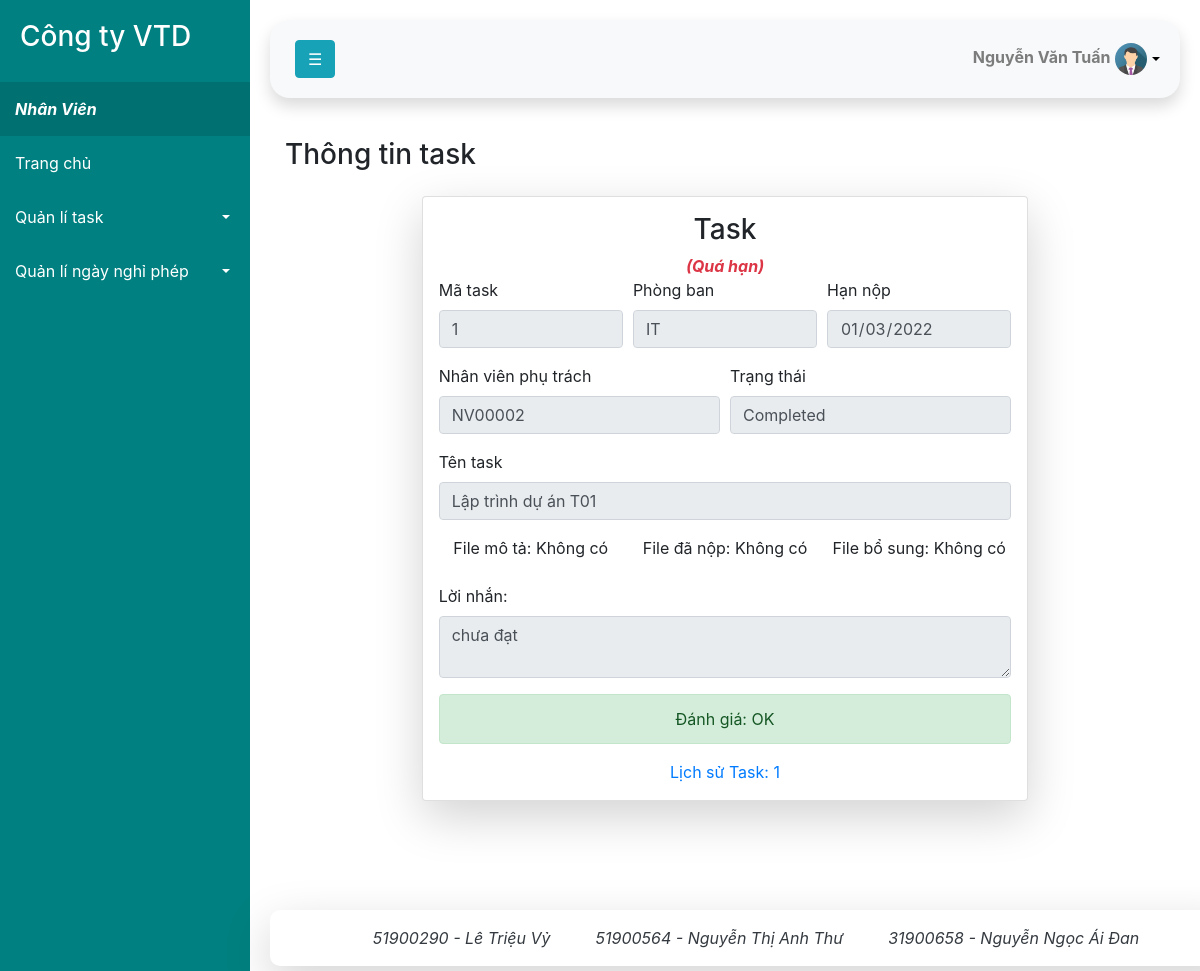
The app's page /quanly_task/task_action_nhanvien.php?task_id_detail=1 (signed in) with its own data.
### tables this page shows
CREATE TABLE `nhanvien` (
  `manv` varchar(50) NOT NULL,
  `username` varchar(50) NOT NULL,
  `password` varchar(500) NOT NULL,
  `tennv` varchar(128) NOT NULL,
  `loainv` varchar(100) NOT NULL,
  `tenphongban` varchar(128) DEFAULT NULL,
  `avt` varchar(500) NOT NULL DEFAULT 'avatar.png',
  `songaynghi` int(11) NOT NULL
);

CREATE TABLE `task` (
  `task_id` int(11) NOT NULL,
  `tentask` varchar(500) NOT NULL,
  `nhanvien_id` varchar(50) NOT NULL,
  `tenphongban` varchar(50) NOT NULL,
  `deadline` date DEFAULT NULL,
  `file_mota` varchar(500) DEFAULT NULL,
  `file_nop` varchar(500) DEFAULT NULL,
  `file_bosung` varchar(500) DEFAULT NULL,
  `trangthai` varchar(50) NOT NULL DEFAULT 'New',
  `uutien` int(11) NOT NULL DEFAULT '1',
  `late` int(11) NOT NULL DEFAULT '0',
  `completion_level` varchar(5) DEFAULT NULL
);

CREATE TABLE `history_submit` (
  `history_id` int(11) NOT NULL,
  `task_id` int(11) NOT NULL,
  `comment` varchar(5000) DEFAULT NULL,
  `trangthai` varchar(50) NOT NULL DEFAULT 'New',
  `file_submit` varchar(500) DEFAULT NULL,
  `date` date DEFAULT NULL
);

### www/db.php (called while the page is built, shortened)
<?php
    function open_database()
    {
        $host = 'mysql-server';
        $user = 'root';
        $pass = 'root';
        $dbname = 'nhanvien';
        $con = mysqli_connect($host, $user, $pass, $dbname);
        return $con;
    }
    function update_loainv()
    {
        $con = open_database();
        $username=$_SESSION['username'];
        $query = "select * from `nhanvien` WHERE username = '$username'";
        $results = mysqli_query($con, $query);
        $count= mysqli_num_rows($results);
        if($count==1)
        {
            $loainv=$results->fetch_assoc()['loainv'];
        }
        return $loainv;
    }
?>

### www/quanly_task/task_action_nhanvien.php (the view, shortened to what this page needs)
<?php
include_once('../db.php');
if(isset($_GET['task_id_detail']))
{
    $task_id="";
    $task_name="";
    $nhanvien_id="";
    $deadline ="";
    $trangthai="";
    $tenphongban = "";
    $file_mota_path="";
    $file_mota = "";
    $file_nop_path="";
    $file_nop = "";
    $file_bosung_path="";
    $file_bosung = "";
    $completion_level = "";
    $comment="";
    $late="";
    $task_id_detail=$_GET['task_id_detail'];
    $con = open_database();
    if(!empty($task_id_detail) && is_numeric($task_id_detail))
    {
        $query = "SELECT * FROM task WHERE task_id=
                            '$task_id_detail'";
        $results = mysqli_query($con, $query);
        if($results==null)
        {
            $error="Lỗi thực thi SQL khi lấy dữ liệu task";
        }
        else
        {
            $count= mysqli_num_rows($results);
            if($count==1)
            {
                $data= $results->fetch_assoc();
                $task_id=$data['task_id'];
                $task_name=$data['tentask'];
                $nhanvien_id=$data['nhanvien_id'];
                $deadline =$data['deadline'];
                $trangthai=$data['trangthai'];
                $tenphongban = $_SESSION['tenphongban'];
                $file_mota_path=$data['file_mota'];
                $file_mota = basename($file_mota_path);
                $file_nop_path=$data['file_nop'];
                $file_nop = basename($file_nop_path);
                $file_bosung_path=$data['file_bosung'];
                $file_bosung = basename($file_bosung_path);
                $completion_level = $data['completion_level'];
            }
            else
            {
                $error="Task không tồn tại";
            }
            $query_history ="SELECT * FROM `history_submit` WHERE history_id = (SELECT max(history_id) from `history_submit` where task_id = '$task_id')";
            $result_history = mysqli_query($con, $query_history);
            $count= mysqli_num_rows($result_history);
            if($count==1)
            {
                $data= $result_history->fetch_assoc();
                $comment=$data['comment'];
            }
            $date=date("Y-m-d");
            $secs = strtotime($deadline) - strtotime($date);
            $days = $secs / 86400;
            $late = 0;
            if($days<0)
            {
                $late=1;
            }
        }
    }
    else
    {
        $error = "Mã task không hợp lệ";
    }
}
?>
<!DOCTYPE html>
<html lang="en">
<head>
	<link rel="stylesheet" href="https://maxcdn.bootstrapcdn.com/bootstrap/4.5.2/css/bootstrap.min.css">
	<link rel="stylesheet" href="/style.css">
</head>
<body>
    <div class="wrapper">
        <?php
            include('../page/sidebar.php');
        ?>
        <div id="content">
                <?php include('../page/header.php');?>
                <div class="container-fluid">
                    <div class="d-sm-flex align-items-center justify-content-between mb-4">
                        <h1 class="h3 mb-0">Thông tin task</h1>
                    </div>
                </div>
                <form method="post" action="task_action_nhanvien.php" class=" justify-content-center card bg-white shadow-lg mx-auto px-3 pt-3 col-md-6 col-lg-8 " enctype="multipart/form-data" onsubmit="return validate_submit_task()">
                <h3 class="text-center">Task</h3>
                <?php
                    if($late==1)
                    {
                        echo '<div class="text-danger font-italic font-weight-bold text-center">(Quá hạn)</div>';
                    }
                    else if($late==0){
                        echo '<div class="text-success font-italic font-weight-bold text-center">(Còn thời gian)</div>';
                    }
                ?>
                    <div class="form-row">
                        <div class="form-group col-md-4">
                            <label for="task_id">Mã task</label>
                            <input class="form-control" value="<?=$task_id?>" name= "task_id" id="task_id" readonly>
                        </div>
                        <div class="form-group col-md-4">
                            <label for="tenphongban">Phòng ban</label>
                            <input class="form-control" value="<?=$tenphongban?>" name= "tenphongban" id="tenphongban" disabled>
                        </div>
                        <div class="form-group col-md-4">
                            <label for="deadline">Hạn nộp</label>
                            <input type="date" class="form-control" value="<?=$deadline?>" name= "deadline" id="deadline" disabled>
                        </div>
                    </div>
                    <div class="form-row">
                        <div class="form-group col-md-6">
                            <label for="nhanvien_id">Nhân viên phụ trách</label>
                            <input type="text" class="form-control" value="<?=$nhanvien_id?>" name= "nhanvien_id" id="nhanvien_id" disabled>
                        </div>
                        <div class="form-group col-md-6">
                            <label for="trangthai">Trạng thái</label>
                            <input class="form-control" value="<?=$trangthai?>" name= "trangthai" id="trangthai" disabled>
                        </div>
                    </div>
                    <div class="form-group">
                        <label for="task_name">Tên task</label>
                        <input value="<?=$task_name?>" type="text" class="form-control" id="task_name" name="task_name"  placeholder="Nhập tên task..." disabled>
                    </div>
                    <div class="form-row text-center">
                    <div class="form-group col-md-4">
                        <label>File mô tả: </label>
                        <?php
                        if($file_mota!="")
                            echo '<a href="../download.php?id='.$file_mota_path.'">'.$file_mota.'</a>';
                        else
                            echo 'Không có';
                        ?>
                    </div>
                    <div class="form-group  col-md-4">
                        <label>File đã nộp: </label>
                        <?php
                        if($file_nop!="")
                            echo '<a href="../download.php?id='.$file_nop_path.'">'.$file_nop.'</a>';
                        else
                            echo 'Không có';
                        ?>
                    </div>
                    <div class="form-group  col-md-4">
                        <label>File bổ sung: </label>
                        <?php
                        if($file_bosung!="")
                            echo '<a href="../download.php?id='.$file_bosung_path.'">'.$file_bosung.'</a>';
                        else
                            echo 'Không có';
                        ?>
                    </div>
                </div>
                    <div class="form-group">
                        <?php
                            if($trangthai=="In progress"||$trangthai=="Rejected")
                            {
                                echo'<label for="comment">Lời nhắn:</label>
                                <textarea onclick="clearErrorMessage()" class="form-control rounded" rows="2.5"  name="comment" id="comment">'.$comment.'</textarea>';
                            }
                            else
                            {
                                echo'<label for="comment">Lời nhắn:</label>
                                <textarea disabled onclick="clearErrorMessage()" class="form-control rounded" rows="2.5"  name="comment" id="comment">'.$comment.'</textarea>';
                            }
                        ?>
                    </div>
                    <div class="form-group">
                        <?php
                            if($trangthai=="Completed")
                            {
                                echo '<div class="alert alert-success text-center">Đánh giá: '.$completion_level.'</div>';
                            }
                        if($task_id!="")
                        {
                            echo'<a class="text-center btn-block" href="history_task.php?task_id='.$task_id.'">Lịch sử Task: '.$task_id.'</a> ';
                        }
                        ?>
                    </div>
                </form>
                <?php include('../page/footer.php'); ?>
        </div>
    </div>
</body>
</html>

### www/page/sidebar_nhanvien.php (shortened to what this page needs)
<nav id="sidebar">
            <div class="sidebar-header">
                <h3>Công ty VTD</h3>
            </div>
            <ul class="list-unstyled components">
                <li class="nav-item active">
                    <a><i><?=$loainv?></i></a>
                </li>
                <li class="nav-item">
                <a class="nav-link" href="../index.php">
                    <span>Trang chủ</span></a>
                </li>
                <li class="nav-item">
                    <a href="#menu1" data-toggle="collapse" aria-expanded="false" class="dropdown-toggle">Quản lí task</a>
                </li>
                <li class="nav-item">
                    <a href="#menu2" data-toggle="collapse" aria-expanded="false" class="dropdown-toggle">Quản lí ngày nghỉ phép</a>
                </li>
            </ul>
        </nav>

### www/style.css (style rules this page uses)
form { margin-bottom: 150px; }
.dropdown-toggle::after { display: block; position: absolute; transform: translateY(-50%); top: 50%; color: black; right: 20px; }
a[data-toggle="collapse"] { position: relative; }
.wrapper { width:100%; align-items:stretch; display:flex; }
#sidebar { background: teal; color:white; min-width:250px; max-width:250px; transition: all 0.5s; }
#sidebar .sidebar-header { padding: 20px; font-weight: bold; color: while; }
#sidebar ul li a { color: white; text-decoration: none; transition: all 0.3s; display: block; padding: 15px; font-size:medium; }
#sidebar ul li.active>a,a[aria-expanded="true"] { color: white; background: rgb(1, 112, 112); font-weight: bold; }
#sidebar ul li .dropdown-toggle::after { display: block; position: absolute; transform: translateY(-50%); top: 50%; color: white; right: 20px; }
#content { min-height:100vh; width:100%; padding:20px; }

### records on screen
nhanvien: loainv "Nhân Viên"
task: task_id "1", deadline "01/03/2022", nhanvien_id "NV00002", trangthai "Completed", task_name "Lập trình dự án T01", completion_level "OK"
history_submit: comment "chưa đạt"

### other values on screen
$ten_nv "Nguyễn Văn Tuấn"
